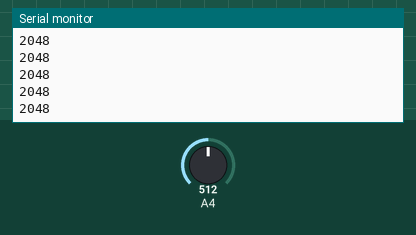
Bench run of a sketch on a simulated Arduino Zero (SAMD21). Shown: the last lines printed to the serial monitor. The test bench sets the inputs (shaded band); at power-on: A4 = 512 (analog values on the 0–1023 scale).

Above: at 1.2 s.
1.3 s: A4 set to 716
At 1.31 s:
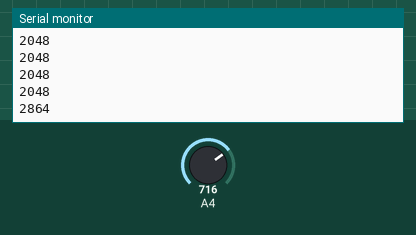
2.8 s: A4 set to 900
At 2.81 s:
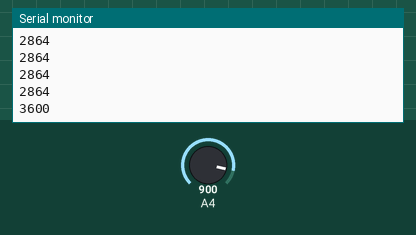
Timing chart, 0 to 5.8 s (numbered marks = the images above; inputs shaded):
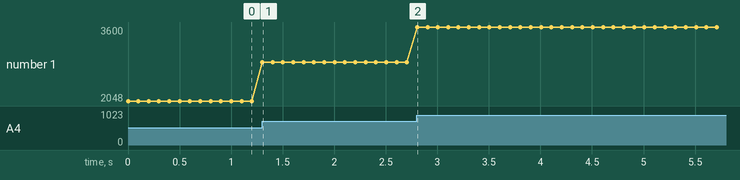

The sketch:

analogread.ino
```cpp
#define APIN 4
int in;

void setup() {
  // put your setup code here, to run once:
  //打开串口，设置波特率115200322
  Serial.begin(115200);
  //set the resolution to 12 bits (0-4096)
  analogReadResolution(12);
}

void loop() {

    //从模拟端口读取电压采样值231434123i好久哦i4124321
    in = analogRead(APIN);
    //把收到的数据（存在in里面）发出去。
    Serial.println(in);
    delay(100);
}
```

Measured:
- after the input at 1.3 s, the serial monitor: prints a new line at once (image 1)
- after the input at 2.8 s, the serial monitor: prints a new line at once (image 2)
- plotted number 1: 2048 → 2864 after the input at 1.3 s, 2864 → 3600 after the input at 2.8 s
